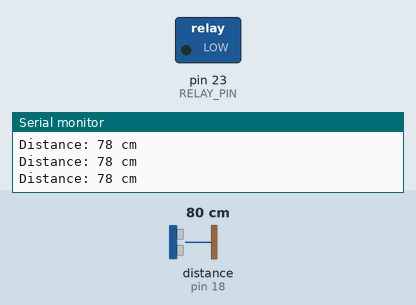
Simulated run of this sketch. Board: Arduino Mega 2560, built with avr-gcc and run on an emulated ATmega2560. On the bench: switched loads named in the sketch (green lamp = pin HIGH), the last lines printed to the serial monitor. Wiring (inferred from the names in the program): ultrasonic range finder: trigger pin 5; echo pin 18. The test bench sets the inputs (shaded band); at power-on: distance to the obstacle (sensor on pin 18) 80 cm. The echo pulse lasts 58.3 µs per cm; pins used as bus, display or sensor lines are not drawn.

Above: at 1.3 s.
1.4 s: distance to the obstacle (sensor on pin 18) set to 65 cm
2.9 s: distance to the obstacle (sensor on pin 18) set to 56 cm
At 3.6 s:
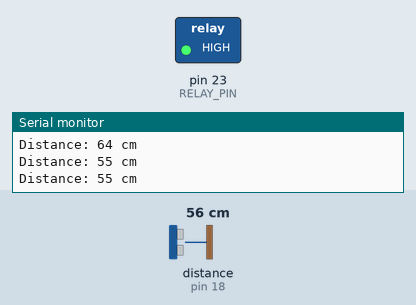
4.5 s: distance to the obstacle (sensor on pin 18) set to 120 cm
At 5.3 s:
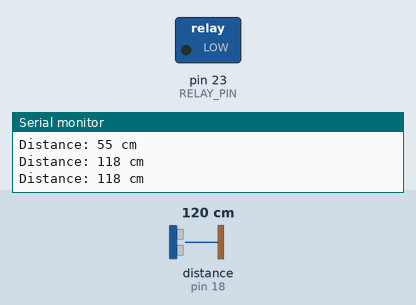
6.0 s: distance to the obstacle (sensor on pin 18) set to 2 cm
At 7.1 s:
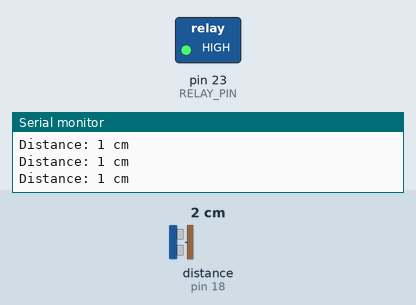
Timing chart, 0 to 8.5 s (numbered marks = the images above; inputs shaded):
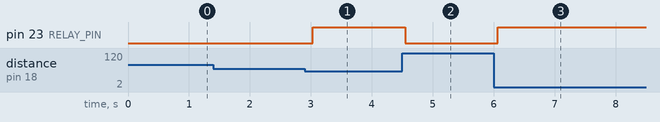

Measured:
- the behaviour switches between 61 and 60 cm on distance to the obstacle (sensor on pin 18) (found by bisection; images 0 and 1)
- after the input at 2.9 s, pin 23 (RELAY_PIN): LOW → HIGH after 0.13 s
- after the input at 4.5 s, pin 23 (RELAY_PIN): HIGH → LOW after 0.05 s
- after the input at 6.0 s, pin 23 (RELAY_PIN): LOW → HIGH after 0.07 s

The sketch:

us_autolight.ino
```cpp
#define TRIG_PIN 5
#define ECHO_PIN 18
#define RELAY_PIN 23

long duration;
int distance;
int threshold = 60; // cm - change as needed

void setup() {
  Serial.begin(115200);
  pinMode(TRIG_PIN, OUTPUT);
  pinMode(ECHO_PIN, INPUT);
  pinMode(RELAY_PIN, OUTPUT);

  digitalWrite(RELAY_PIN, LOW); // start with light OFF
}

void loop() {
  // Send ultrasonic pulse
  digitalWrite(TRIG_PIN, LOW);
  delayMicroseconds(2);
  digitalWrite(TRIG_PIN, HIGH);
  delayMicroseconds(10);
  digitalWrite(TRIG_PIN, LOW);

  // Measure echo
  duration = pulseIn(ECHO_PIN, HIGH);
  distance = duration * 0.034 / 2; // cm

  Serial.print("Distance: ");
  Serial.print(distance);
  Serial.println(" cm");

  // Control relay
  if (distance > 0 && distance < threshold) {
    digitalWrite(RELAY_PIN, HIGH);  // turn ON light
  } else {
    digitalWrite(RELAY_PIN, LOW);   // turn OFF light
  }

  delay(500); // small delay
}
```
